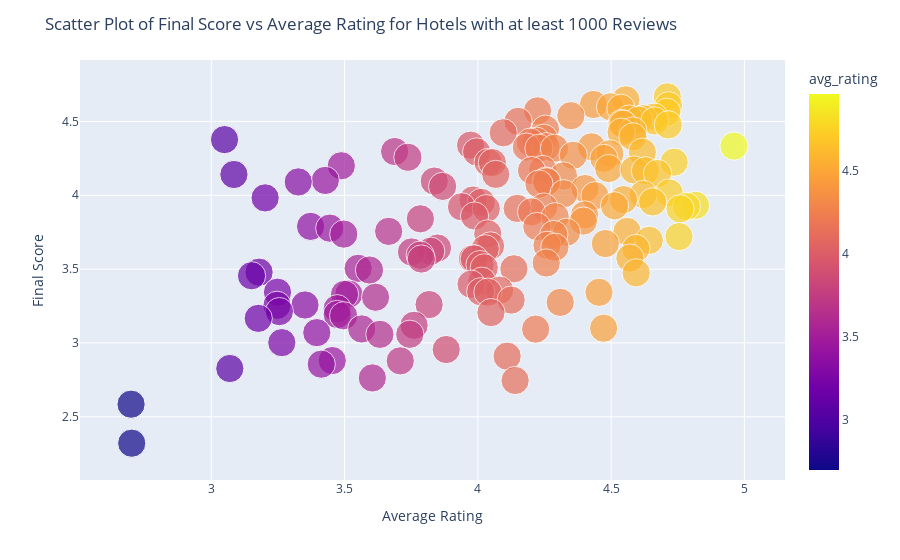

Notebook code for this chart:
### Code cell
df = pd.read_csv('final_scores_sorted.csv')

fig = px.scatter(df, x='avg_rating ', y='final_score ', color='avg_rating ', size='num_reviews_clipped', hover_data=['hotel_id ', 'num_reviews '])
fig.update_traces(marker=dict(size=12,
                              line=dict(width=2,
                                        color='DarkSlateGrey')),
                  selector=dict(mode='markers+text'))

fig.update_layout(
    yaxis_title="Final Score",
    xaxis_title="Average Rating",
    title=f"Scatter Plot of Final Score vs Average Rating for Hotels with at least 1000 Reviews",
)
fig.show()

### Figure 1 — Plotly figure (JSON) as saved in the notebook; plotly's stock layout.template omitted (floating-point values rounded to 4 significant figures; data arrays with more than 128 entries replaced by an {"elided": "..."} marker saying what was removed)
{"data": [{"customdata": {"elided": "158x2 int values"}, "hovertemplate": "avg_rating =%{marker.color}<br>final_score =%{y}<br>num_reviews_clipped=%{marker.size}<br>hotel_id =%{customdata[0]}<br>num_reviews =%{customdata[1]}<extra></extra>", "legendgroup": "", "marker": {"color": {"elided": "158 float values"}, "coloraxis": "coloraxis", "size": {"elided": "158 int values"}, "sizemode": "area", "sizeref": 0.25, "symbol": "circle"}, "mode": "markers", "name": "", "orientation": "v", "showlegend": false, "type": "scatter", "x": {"elided": "158 float values"}, "xaxis": "x", "y": {"elided": "158 float values"}, "yaxis": "y"}], "layout": {"coloraxis": {"colorbar": {"title": {"text": "avg_rating "}}, "colorscale": [[0, "#0d0887"], [0.1111, "#46039f"], [0.2222, "#7201a8"], [0.3333, "#9c179e"], [0.4444, "#bd3786"], [0.5556, "#d8576b"], [0.6667, "#ed7953"], [0.7778, "#fb9f3a"], [0.8889, "#fdca26"], [1, "#f0f921"]]}, "legend": {"itemsizing": "constant", "tracegroupgap": 0}, "margin": {"t": 60}, "title": {"text": "Scatter Plot of Final Score vs Average Rating for Hotels with at least 1000 Reviews"}, "xaxis": {"anchor": "y", "domain": [0, 1], "title": {"text": "Average Rating"}}, "yaxis": {"anchor": "x", "domain": [0, 1], "title": {"text": "Final Score"}}}}
